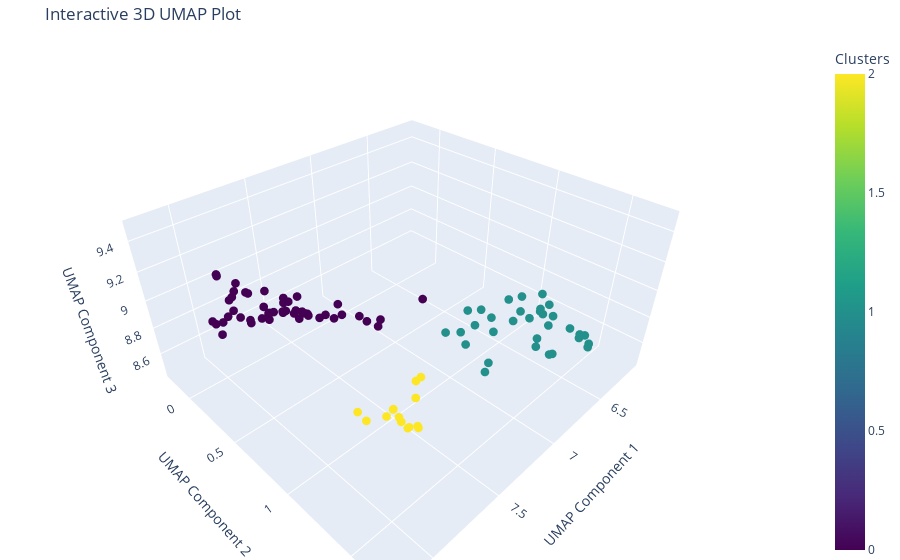

The notebook cell this image was saved under:
### Code cell
agglo_umap_cluster1 = AgglomerativeClustering(n_clusters=3, metric='euclidean', linkage='ward')
labels = agglo_umap_cluster1.fit_predict(umap_data_dbscan_cluster1.iloc[:,:-1].to_numpy())
umap_cluster1_target = pd.Series(labels)

plot_algo3d_interactive(umap_data_dbscan_cluster1.iloc[:,:-1].to_numpy(), umap_cluster1_target, 'UMAP', 'Clusters')
